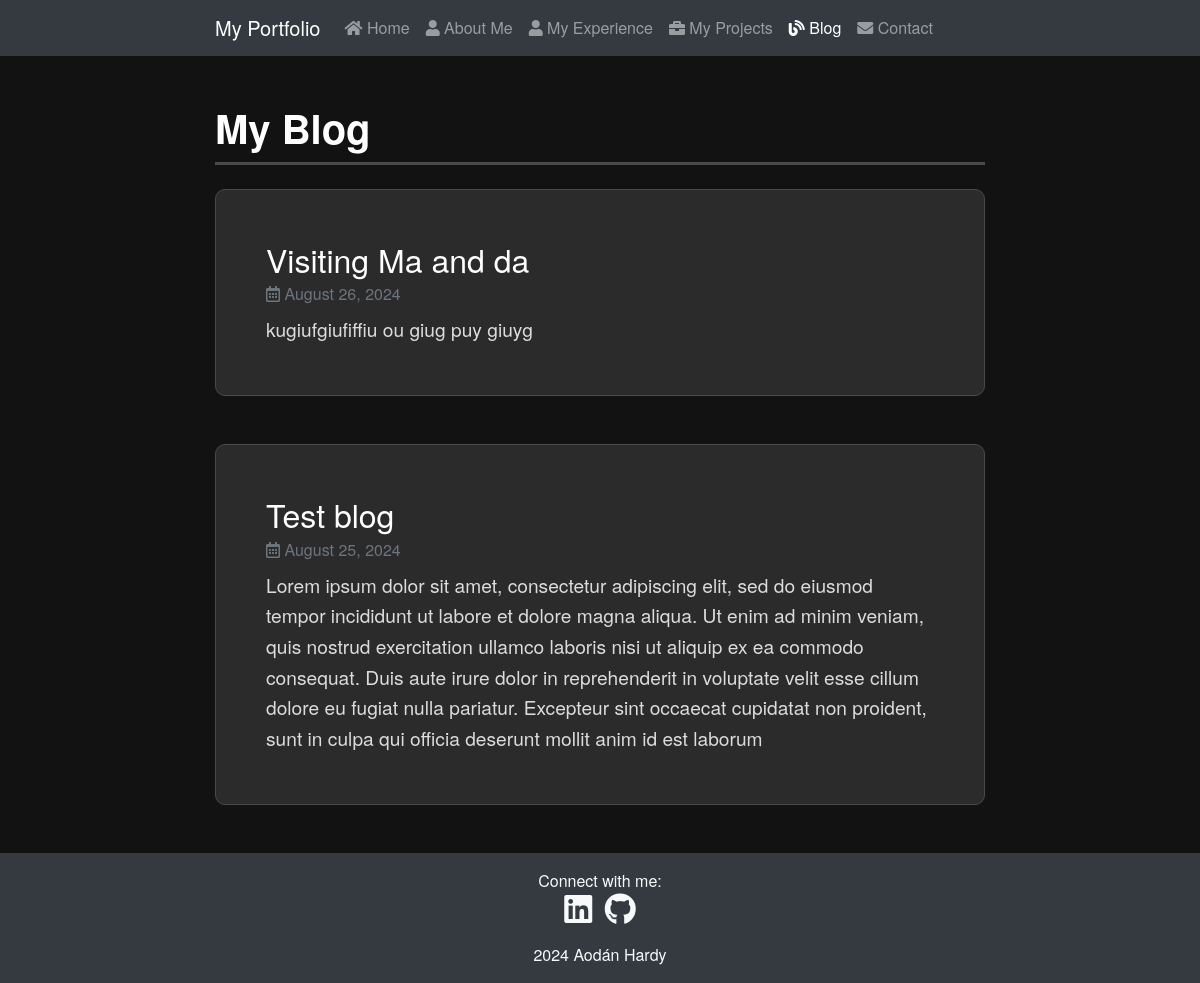
Screenshot of /blog/ with the database file from the repository.
### blog/models.py (models this page shows, shortened)
class BlogPost(models.Model):
    title = models.CharField(max_length=200)
    content = models.TextField()
    published_date = models.DateTimeField(auto_now_add=True)

### blog/views.py (the view)
# urls.py: 2. Add a URL to urlpatterns:  path('blog/', include('blog.urls'))
def blog(request):
    posts = BlogPost.objects.all().order_by('-published_date')
    return render(request, 'blog/blog.html', {'posts': posts, 'request': request})

### blog/templates/blog/blog.html
{% extends 'mySite/base.html' %}
{% block body %}
<div class="container blog-container mt-5">
    <h1 class="blog-title mb-4">My Blog</h1>
    <div class="row">
        {% for post in posts %}
            <div class="col-md-12 mb-5">
                <div class="card blog-post">
                    <div class="card-body">
                        <h3 class="card-title">{{ post.title }}</h3>
                        <p class="card-subtitle text-muted mb-2">
                            <i class="far fa-calendar-alt"></i> {{ post.published_date|date:"F j, Y" }}
                        </p>
                        <p class="card-text">{{ post.content }}</p>
                    </div>
                </div>
            </div>
        {% endfor %}
    </div>
</div>
{% endblock %}

### mySite/static/mySite/styles.css (style rules this page uses)
body { background-color: #121212; color: #e0e0e0; font-family: 'Helvetica Neue', Arial, sans-serif; }
.blog-container { max-width: 800px; margin: auto; }
.blog-title { font-size: 2.5rem; font-weight: 600; color: #ffffff; border-bottom: 3px solid #4a4a4a; padding-bottom: 10px; margin-bottom: 20px; }
.blog-post { background-color: #2b2b2b; border: 1px solid #4a4a4a; border-radius: 10px; padding: 20px; transition: transform 0.2s ease-in-out; }
.blog-post .card-title { font-size: 2rem; color: #ffffff; margin-bottom: 10px; }
.blog-post .card-subtitle { font-size: 1rem; color: #b8b8b8; margin-bottom: 20px; }
.blog-post .card-text { font-size: 1.2rem; color: #dcdcdc; line-height: 1.6; }
.blog-container .mb-4 { margin-bottom: 1.5rem !important; }
.blog-container .mb-5 { margin-bottom: 3rem !important; }
.blog-container .card-body { background-color: #2b2b2b; padding: 30px; border-radius: 8px; }
.container { max-width: 800px; margin: auto; }

### rows the page displays
BlogPost: title "Visiting Ma and da", published_date "August 26, 2024", content "kugiufgiufiffiu ou giug puy giuyg"
BlogPost: title "Test blog", published_date "August 25, 2024", content "Lorem ipsum dolor sit amet, consectetur adipiscing elit, sed do eiusmod tempor incididunt ut labore et dolore magna aliqua. Ut enim ad minim veniam, quis nostrud exercitation ullamco laboris nisi ut aliquip ex ea commodo consequat. Duis aute irure dolor in reprehenderit in voluptate velit esse cillum dolore eu fugiat nulla pariatur. Excepteur sint occaecat cupidatat non proident, sunt in culpa qui officia deserunt mollit anim id est laborum"
